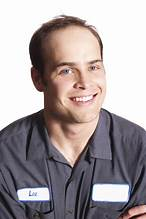
#> input picture Fred/imageMatting/object.jpeg, 146 x 219 px
$ jupyter execute --allow-errors compositing.ipynb
#> lines starting #> are read from the running program, lines starting #| are printed output that depends on the picture; after the words box and inside, x2 and y2 are one past the last pixel; in counts of white or black regions, pixels touching at a corner belong together
Buat matting sederhana, tempel gambar ke background

cara install library baru

(base) C:\Users\Asus>conda activate infor

(infor) C:\Users\Asus>pip install rembg
Collecting rembg
  Using cached rembg-2.0.56-py3-none-any.whl.metadata (15 kB)

[cell 1]
import cv2
import numpy as np
import matplotlib.pyplot as plt

def image_matting(object_image_path, background_image_path):
    # Read the object image
#> called with object_image_path = 'object.jpeg', background_image_path = 'background.jpg'
    object_image = cv2.imread(object_image_path)
#> object_image is the input picture: shape (219, 146, 3); mean B, G, R 158.4, 156.7, 165.8
    object_image = cv2.cvtColor(object_image, cv2.COLOR_BGR2RGB)

    # Read the background image
    background_image = cv2.imread(background_image_path)
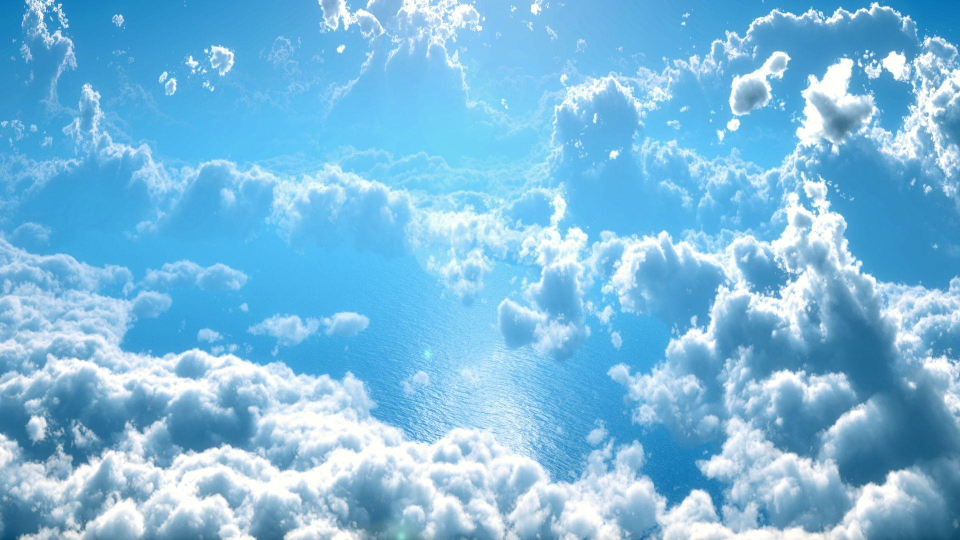
#> input picture Fred/imageMatting/background.jpg, 1920 x 1080 px (shown at 1/2 size)
#> background_image is the input picture: shape (1080, 1920, 3); mean B, G, R 223, 186.5, 123.1
    background_image = cv2.cvtColor(background_image, cv2.COLOR_BGR2RGB)

    # Resize the background image to match the object image size
    background_image = cv2.resize(background_image, (object_image.shape[1], object_image.shape[0]))
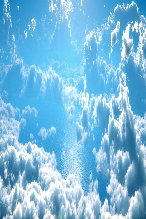
#> background_image: shape (219, 146, 3); mean R, G, B 123.1, 186.4, 222.8

    # Convert object image to grayscale
    gray = cv2.cvtColor(object_image, cv2.COLOR_RGB2GRAY)
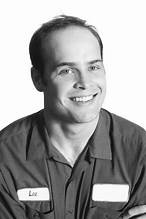
#> gray: shape (219, 146); min 1, max 255, mean 159.6

    # Thresholding to get a binary mask
    ret, binary_mask = cv2.threshold(gray, 240, 255, cv2.THRESH_BINARY)
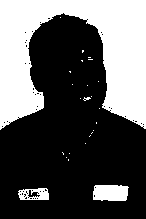
#> binary_mask: shape (219, 146); 35.5% white; 25 white regions (22 under 20 px), largest, box (x1, y1, x2, y2) and area: (0, 0, 146, 130) 10523, (93, 185, 129, 201) 524, (18, 188, 49, 200) 259

    # Invert binary mask
    binary_mask = cv2.bitwise_not(binary_mask)

    # Convert binary mask to alpha matte
    alpha_matte = binary_mask.astype(np.float32) / 255.0

    # Composite object image and background image using alpha matte
    result = np.zeros_like(object_image, dtype=np.uint8)
    for i in range(3):
        result[:,:,i] = alpha_matte * object_image[:,:,i] + (1 - alpha_matte) * background_image[:,:,i]
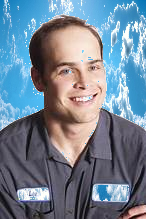
#> result: shape (219, 146, 3); mean R, G, B 114.8, 131, 147.6

    return object_image, background_image, result

def plot_images(object_image, background_image, result_image):
    plt.figure(figsize=(15, 5))

    # Plot object image
    plt.subplot(1, 3, 1)
    plt.imshow(object_image)
    plt.title('Object Image')
    plt.axis('off')

    # Plot background image
    plt.subplot(1, 3, 2)
    plt.imshow(background_image)
    plt.title('Background Image')
    plt.axis('off')

    # Plot composite image
    plt.subplot(1, 3, 3)
    plt.imshow(result_image)
    plt.title('Composite Result')
    plt.axis('off')

    plt.show()

# Example usage
object_image_path = 'object.jpeg'  # Replace with your object image file path
background_image_path = 'background.jpg'  # Replace with your background image file path

object_image, background_image, result_image = image_matting(object_image_path, background_image_path)
plot_images(object_image, background_image, result_image)

#> (a cell that did not finish here is left out)

[cell 3]
import numpy as np
from PIL import Image
import pymatting

def main():
    # Load input image and trimap
    input_image_path = "object.jpeg"
    trimap_path = "background.jpg"

    input_image = np.array(Image.open(input_image_path)) / 255.0
    trimap = np.array(Image.open(trimap_path).convert("L")) / 255.0
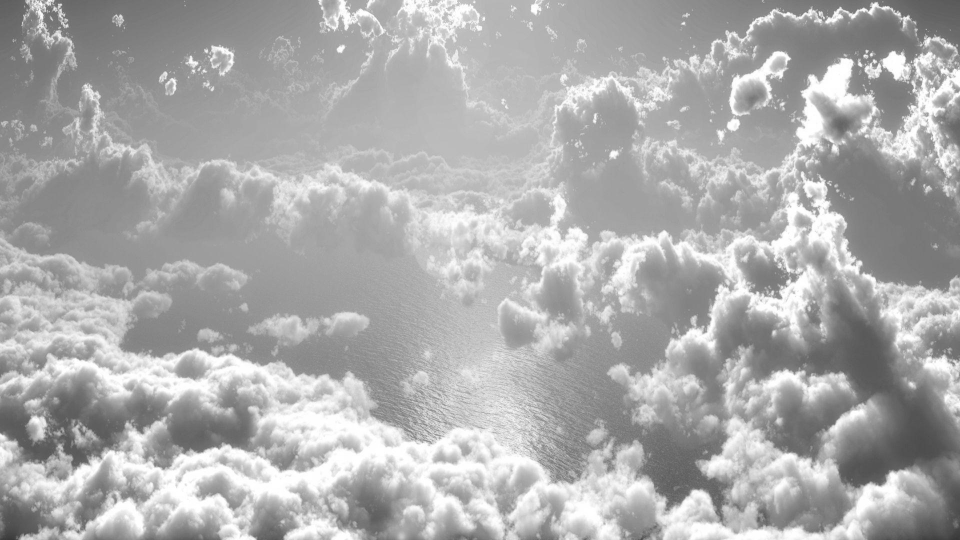
#> trimap: shape (1080, 1920) float64 (shown at 1/2 size); min 0.208, max 1, mean 0.673

    # Estimate alpha matte using KNN matting
    alpha = pymatting.knn_matting.knn_matting(input_image, trimap)

    # Extract foreground
    foreground = pymatting.foreground.KNNForeground(
        input_image, alpha[:, :, None]
    ).run()

    # Display or save the extracted foreground
    foreground_image = Image.fromarray((foreground * 255).astype(np.uint8))
    foreground_image.show()
    # foreground_image.save("foreground.png")  # Uncomment to save the foreground image

if __name__ == "__main__":
    main()
#> (the call stopped at in main, `alpha = pymatting.knn_matting.knn_matting(input_image, trimap)`: pymatting is not available in this run)
